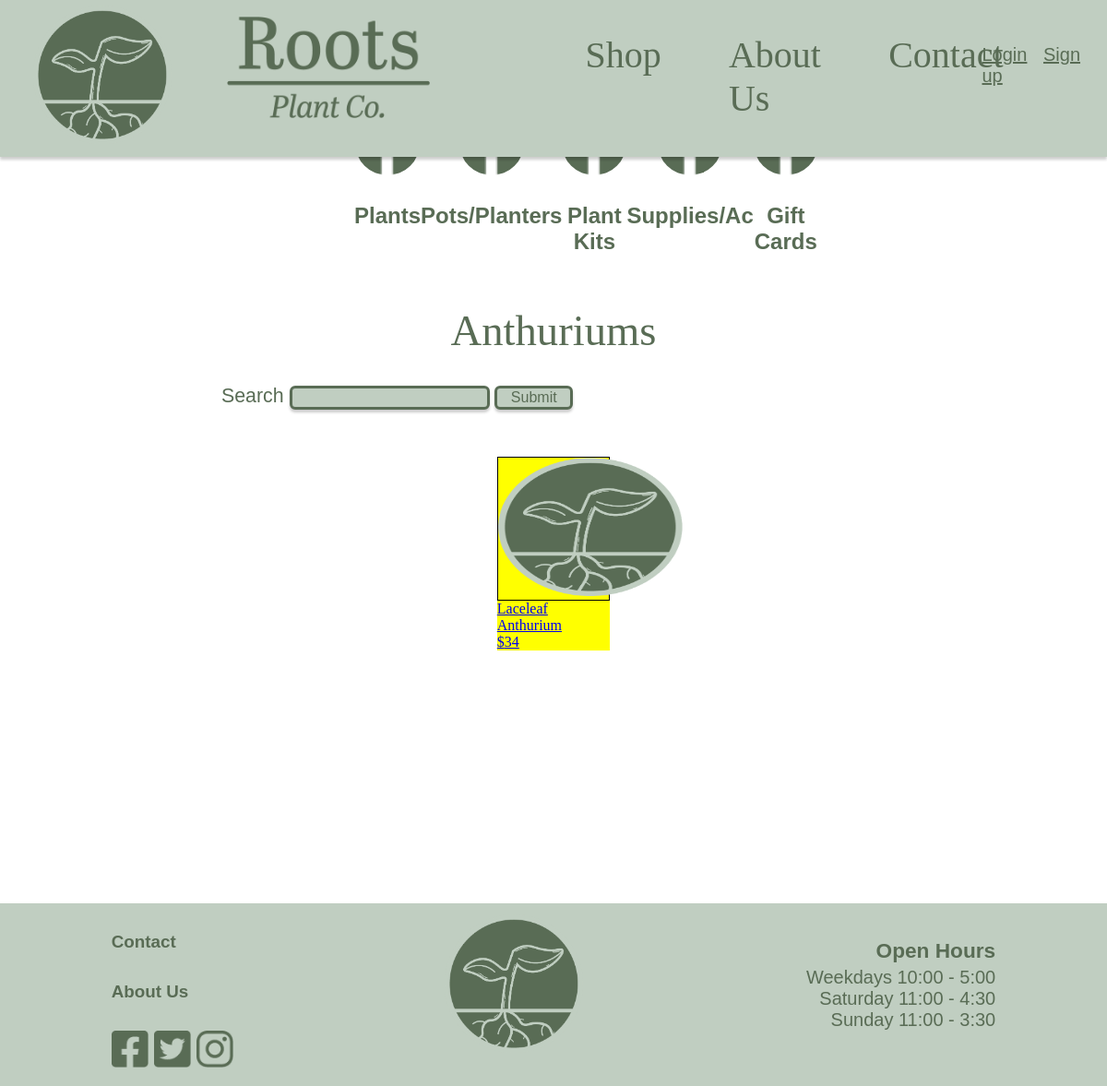
/shopPlantsFlowersAnthuriums, run on the app's committed database.
### Website/models.py (models this page shows)
class ShopProducts(db.Model):
    __tablename__ = 'shopProducts'
    id = db.Column(db.Integer, primary_key=True)
    name = db.Column(db.String(150), nullable=False) #Is required
    summary = db.Column(db.String(500), nullable=True)
    description = db.Column(db.String(1000), nullable=True)
    price = db.Column(db.Integer, nullable=False) #Is required
    stock = db.Column(db.Integer, nullable=False) #Is required
    category = db.Column(db.String(150), nullable=False) #Is required
    subCategory = db.Column(db.String(150), nullable=True)
    subSubCategory = db.Column(db.String(150), nullable=True)
    imageUrl = db.Column(db.String(150), nullable=False) #Is required
    userId = db.Column(db.Integer, db.ForeignKey('user.id'))

### Website/views.py (the view)
@views.route('/shopPlantsFlowersAnthuriums', methods=['GET', 'POST'])
def shopPlantsFlowersAnthuriums():
    form, products = getShopProducts()
    return render_template('shopPlantsFlowersAnthuriums.html', user=current_user, products=products, form=form)

### Website/forms.py
class SearchForm(FlaskForm):
    search = StringField('Search')
    submit = SubmitField('Submit')

### Website/views.py (called while the page is built)
def getShopProducts():
    form = SearchForm()
    products = []
    if request.method == 'POST':
        if form.validate_on_submit():
            search_term = form.search.data
        if not search_term:
            flash('Please enter a search term', category='error')
        else:
            search_term = search_term.strip()
            search_words = search_term.split()
            products = ShopProducts.query.filter(
                (ShopProducts.name.contains(search_term)) |
                (ShopProducts.category.contains(search_term)) |
                (ShopProducts.summary.contains(search_term)) |
                db.or_(*[ShopProducts.description.contains(word) for word in search_words])
            ).all()
            if not products:
                flash('No products found', category='error')
    else:
        products = ShopProducts.query.all()
    return form, products

### Website/templates/shopPlantsFlowersAnthuriums.html (shortened to what this page needs)
{% extends "shop.html" %}
{% block categoryTitle %}
<h1 class="title">Anthuriums</h1>
{% endblock %}
{% block productDisplay %}
    <div class="flexContainer">
        {% for product in products %}
        {% if product.subSubCategory == "Anthurium" %}
        <div class="flexBox">
            <a href = "/product/{{product.id}}">
            <div class="productImage">
                <img src="{{ url_for('static', filename='img/' + product.imageUrl) }}" width="200" height="150" alt="Plant image">
            </div>
            <div class="productName">
                {{ product.name }}
            </div>
            <div class="productSummary">
                {{ product.summary }}
            </div>
            <div class="productPrice">
                ${{ product.price }}
            </div>
        </a>
        </div>
        {% endif %}
        {% endfor %}
    </div>
</div>
{% endblock %}

### Website/static/css/navBase.css (style rules this page uses)
body, html { margin: 0%; padding: 0%; background-image: url(/static/background.jpg); background-size: cover; background-attachment: fixed; background-position: center; background-repeat: no-repeat; }

### Website/static/css/shopPage.css (style rules this page uses)
.search input#submit { background-color: #C0CEC1; border: 3px solid #596C55; border-radius: 6px; font-family: "brandon-grotesque", sans-serif; font-weight: 400; font-style: normal; color: #596C55; font-size: 12pt; box-shadow: 0px 3px 3px rgba(0, 0, 0, 0.2); padding-left: 2%; padding-right: 2%; }
.search input#search { background-color: #C0CEC1; border: 3px solid #596C55; border-radius: 6px; font-family: "brandon-grotesque", sans-serif; font-weight: 400; font-style: normal; color: #596C55; font-size: 12pt; box-shadow: 0px 3px 3px rgba(0, 0, 0, 0.2); }
.title { font-family: abril-titling, serif; font-style: normal; font-weight: 400; color: #596C55; font-size: 35pt; text-align: center; }
.flexContainer { width: 100%; height: auto; display: flex; flex-wrap: wrap; flex-direction: row; justify-content: center; box-sizing: border-box; margin: 0%; padding: 10px; }
.flexBox { width: 18%; height: auto; background: yellow; text-align: left; margin: 2%; }
.productImage { border: 1px solid black; }

### data on the page
ShopProducts: imageUrl (picture), name "Laceleaf", summary "Anthurium", price "34"
